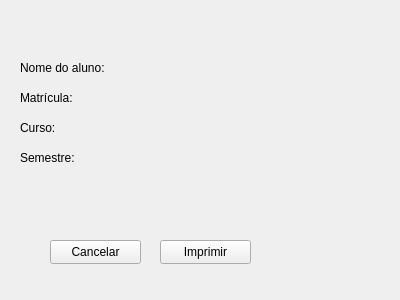
<?xml version="1.0" encoding="UTF-8"?>
<ui version="4.0">
 <class>Form</class>
 <widget class="QWidget" name="Form">
  <property name="geometry">
   <rect>
    <x>0</x>
    <y>0</y>
    <width>400</width>
    <height>300</height>
   </rect>
  </property>
  <property name="windowTitle">
   <string>Ficha de matrícula</string>
  </property>
  <widget class="QLabel" name="label">
   <property name="geometry">
    <rect>
     <x>20</x>
     <y>60</y>
     <width>201</width>
     <height>16</height>
    </rect>
   </property>
   <property name="text">
    <string>Nome do aluno:</string>
   </property>
  </widget>
  <widget class="QLabel" name="label_2">
   <property name="geometry">
    <rect>
     <x>20</x>
     <y>90</y>
     <width>201</width>
     <height>16</height>
    </rect>
   </property>
   <property name="text">
    <string>Matrícula:</string>
   </property>
  </widget>
  <widget class="QLabel" name="label_3">
   <property name="geometry">
    <rect>
     <x>20</x>
     <y>120</y>
     <width>201</width>
     <height>16</height>
    </rect>
   </property>
   <property name="text">
    <string>Curso:</string>
   </property>
  </widget>
  <widget class="QLabel" name="label_4">
   <property name="geometry">
    <rect>
     <x>20</x>
     <y>150</y>
     <width>201</width>
     <height>16</height>
    </rect>
   </property>
   <property name="text">
    <string>Semestre:</string>
   </property>
  </widget>
  <widget class="QPushButton" name="pushButton_8">
   <property name="geometry">
    <rect>
     <x>50</x>
     <y>240</y>
     <width>91</width>
     <height>24</height>
    </rect>
   </property>
   <property name="text">
    <string>Cancelar</string>
   </property>
  </widget>
  <widget class="QPushButton" name="pushButton_9">
   <property name="geometry">
    <rect>
     <x>160</x>
     <y>240</y>
     <width>91</width>
     <height>24</height>
    </rect>
   </property>
   <property name="text">
    <string>Imprimir</string>
   </property>
  </widget>
 </widget>
 <resources/>
 <connections/>
</ui>
